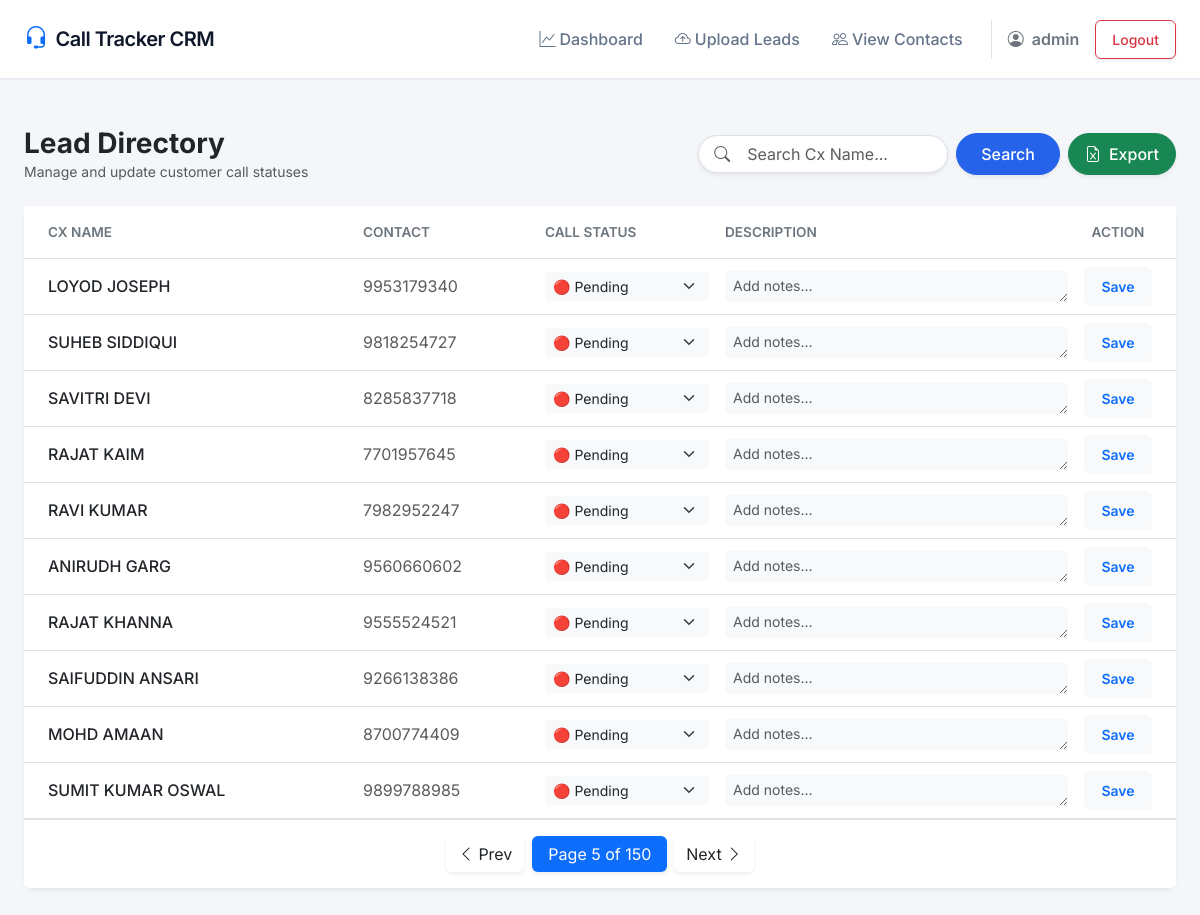
The page /contacts/?page=5 (signed in) on the database its author committed.
### leads/models.py (models this page shows, shortened)
class Contact(models.Model):
    STATUS_CHOICES = [
        ('Pending', 'Pending'),
        ('Connected', 'Connected'),
        ('Not Connected', 'Not Connected'),
    ]
    name = models.CharField(max_length=255)
    phone_number = models.CharField(max_length=20)
    call_status = models.CharField(max_length=20, choices=STATUS_CHOICES, default='Pending')
    description = models.TextField(blank=True, null=True)

### leads/views.py (the view, shortened to what this page needs)
# urls.py: path('contacts/', views.contact_list, name='contact_list'),
@login_required
def contact_list(request):
    if 'clear' in request.GET:
        request.session['last_query'] = ''
        restore_page = request.session.get('pre_search_page', 1)
        return redirect(f"/contacts/?page={restore_page}")
    raw_query = request.GET.get('q', '')
    page_number = request.GET.get('page', 1)
    if not raw_query:
        request.session['pre_search_page'] = page_number
    request.session['last_query'] = raw_query
    request.session['last_page'] = page_number
    cleaned_query = " ".join(raw_query.split())
    if cleaned_query:
        escaped_query = re.escape(cleaned_query)
        regex_pattern = rf'^{escaped_query}[^a-zA-Z0-9]*$'
        contacts = Contact.objects.filter(
            Q(name__iregex=regex_pattern) | Q(phone_number__icontains=cleaned_query)
        ).order_by('id')
    else:
        contacts = Contact.objects.all().order_by('id')
    paginator = Paginator(contacts, 10)
    page_obj = paginator.get_page(page_number)
    return render(request, 'contact_list.html', {'page_obj': page_obj, 'query': raw_query})

### templates/contact_list.html (shortened to what this page needs)
{% extends 'base.html' %}
{% block content %}
<div class="d-flex flex-column flex-md-row justify-content-between align-items-md-center mb-4 gap-3">
    <div>
        <h3 class="mb-0 fw-bold text-dark">Lead Directory</h3>
        <p class="text-muted mb-0 small">Manage and update customer call statuses</p>
    </div>
    <div class="d-flex gap-2 align-items-center">
        <form method="GET" action="" class="d-flex gap-2 align-items-center">
            <div class="position-relative">
                <i class="bi bi-search position-absolute top-50 start-0 translate-middle-y ms-3 text-muted"></i>
                <input type="text" name="q" class="form-control ps-5 rounded-pill shadow-sm" style="width: 250px;" value="{{ query }}" placeholder="Search Cx Name...">
            </div>
            <button type="submit" class="btn btn-primary rounded-pill shadow-sm px-4">Search</button>
        </form>
        <a href="{% url 'export_excel' %}" class="btn btn-success rounded-pill shadow-sm d-flex align-items-center gap-2">
            <i class="bi bi-file-earmark-excel"></i> Export
        </a>
    </div>
</div>
<div class="card">
    <div class="card-body p-0">
        <div class="table-responsive">
            <table class="table table-hover align-middle mb-0">
                <thead class="bg-light">
                    <tr>
                        <th class="text-secondary fw-semibold py-3 ps-4" style="font-size: 0.85rem;">CX NAME</th>
                        <th class="text-secondary fw-semibold py-3" style="font-size: 0.85rem;">CONTACT</th>
                        <th class="text-secondary fw-semibold py-3" style="font-size: 0.85rem; width: 180px;">CALL STATUS</th>
                        <th class="text-secondary fw-semibold py-3" style="font-size: 0.85rem;">DESCRIPTION</th>
                        <th class="text-secondary fw-semibold py-3 pe-4 text-center" style="font-size: 0.85rem; width: 100px;">ACTION</th>
                    </tr>
                </thead>
                <tbody class="border-top-0">
                    {% for contact in page_obj %}
                    <tr>
                        <td class="ps-4 fw-medium text-dark">{{ contact.name }}</td>
                        <td class="text-muted">{{ contact.phone_number }}</td>
                        <td>
                            <select id="status_{{ contact.id }}" class="form-select form-select-sm bg-light border-0 shadow-none">
                                <option value="Pending" {% if contact.call_status == 'Pending' %}selected{% endif %}>🔴 Pending</option>
                            </select>
                        </td>
                        <td>
                            <textarea id="desc_{{ contact.id }}" class="form-control form-control-sm bg-light border-0 shadow-none" rows="1" placeholder="Add notes..."></textarea>
                        </td>
                        <td class="pe-4 text-center">
                            <button type="button" class="btn btn-sm btn-light text-primary fw-semibold save-row-btn w-100" data-id="{{ contact.id }}">
                                Save
                            </button>
                        </td>
                    </tr>
                    {% endfor %}
                </tbody>
            </table>
        </div>
    </div>
    <div class="card-footer bg-white border-top py-3">
        <nav>
            <ul class="pagination justify-content-center mb-0">
                {% if page_obj.has_previous %}
                    <li class="page-item">
                        <a class="page-link shadow-sm text-dark border-0 rounded ms-1" href="?page={{ page_obj.previous_page_number }}{% if query %}&q={{ query }}{% endif %}">
                            <i class="bi bi-chevron-left"></i> Prev
                        </a>
                    </li>
                {% else %}
                    <li class="page-item disabled"><span class="page-link border-0 rounded ms-1 text-muted"><i class="bi bi-chevron-left"></i> Prev</span></li>
                {% endif %}
                <li class="page-item active" aria-current="page">
                    <span class="page-link bg-primary border-0 rounded mx-2 shadow-sm px-3">Page {{ page_obj.number }} of {{ page_obj.paginator.num_pages }}</span>
                </li>
                {% if page_obj.has_next %}
                    <li class="page-item">
                        <a class="page-link shadow-sm text-dark border-0 rounded me-1" href="?page={{ page_obj.next_page_number }}{% if query %}&q={{ query }}{% endif %}">
                            Next <i class="bi bi-chevron-right"></i>
                        </a>
                    </li>
                {% else %}
                    <li class="page-item disabled"><span class="page-link border-0 rounded me-1 text-muted">Next <i class="bi bi-chevron-right"></i></span></li>
                {% endif %}
            </ul>
        </nav>
    </div>
</div>
{% endblock %}

### templates/base.html (shortened to what this page needs)
<!DOCTYPE html>
<html lang="en">
<head>
    <link href="https://cdn.jsdelivr.net/npm/bootstrap@5.3.0/dist/css/bootstrap.min.css" rel="stylesheet">
    <link rel="stylesheet" href="https://cdn.jsdelivr.net/npm/bootstrap-icons@1.11.1/font/bootstrap-icons.css">
</head>
<body>
    <nav class="navbar navbar-expand-lg navbar-light sticky-top py-3">
        <div class="container-fluid px-4">
            <a class="navbar-brand d-flex align-items-center gap-2" href="{% if user.is_authenticated %}{% url 'dashboard' %}{% else %}/accounts/login/{% endif %}">
                <i class="bi bi-headset text-primary fs-4"></i>
                Call Tracker CRM
            </a>
            {% if user.is_authenticated %}
            <div class="collapse navbar-collapse" id="navbarNav">
                <ul class="navbar-nav ms-auto gap-3 align-items-center">
                    <li class="nav-item">
                        <a class="nav-link d-flex align-items-center gap-1" href="{% url 'dashboard' %}">
                            <i class="bi bi-graph-up"></i> Dashboard
                        </a>
                    </li>
                    <li class="nav-item">
                        <a class="nav-link d-flex align-items-center gap-1" href="{% url 'upload_excel' %}">
                            <i class="bi bi-cloud-arrow-up"></i> Upload Leads
                        </a>
                    </li>
                    <li class="nav-item">
                        <a class="nav-link d-flex align-items-center gap-1" href="{% url 'contact_list' %}">
                            <i class="bi bi-people"></i> View Contacts
                        </a>
                    </li>
                    <li class="nav-item border-start ps-3 ms-1 d-flex align-items-center gap-3">
                        <span class="text-secondary fw-semibold"><i class="bi bi-person-circle me-1"></i> {{ user.username }}</span>
                        <form method="post" action="{% url 'logout' %}" class="m-0">
                            <button type="submit" class="btn btn-sm btn-outline-danger shadow-sm">Logout</button>
                        </form>
                    </li>
                </ul>
            </div>
            {% endif %}
        </div>
    </nav>
    <div class="container-fluid px-4 py-5">
        {% block content %}
        {% endblock %}
    </div>
</body>
</html>

### templates/base.html (style rules this page uses)
body { font-family: 'Inter', sans-serif; background-color: #f4f6f9; color: #334155; }
.navbar { background-color: #ffffff; border-bottom: 1px solid #e2e8f0; box-shadow: 0 1px 2px 0 rgba(0, 0, 0, 0.05); }
.navbar-brand { font-weight: 600; color: #0f172a !important; letter-spacing: -0.5px; }
.nav-link { font-weight: 500; color: #64748b !important; transition: color 0.2s; }
.card { border: none; border-radius: 12px; box-shadow: 0 4px 6px -1px rgba(0, 0, 0, 0.05), 0 2px 4px -1px rgba(0, 0, 0, 0.03); }
.btn { font-weight: 500; border-radius: 6px; padding: 0.5rem 1rem; transition: all 0.2s; }
.btn-primary { background-color: #2563eb; border-color: #2563eb; }

### rows shown on the page
Contact: name "LOYOD JOSEPH", phone_number "9953179340", call_status+id "🔴 Pending", id "Add notes..."
Contact: name "SUHEB SIDDIQUI", phone_number "9818254727", call_status+id "🔴 Pending", id "Add notes..."
Contact: name "SAVITRI DEVI", phone_number "8285837718", call_status+id "🔴 Pending", id "Add notes..."
Contact: name "RAJAT KAIM", phone_number "7701957645", call_status+id "🔴 Pending", id "Add notes..."
Contact: name "RAVI KUMAR", phone_number "7982952247", call_status+id "🔴 Pending", id "Add notes..."
Contact: name "ANIRUDH GARG", phone_number "9560660602", call_status+id "🔴 Pending", id "Add notes..."
Contact: name "RAJAT KHANNA", phone_number "9555524521", call_status+id "🔴 Pending", id "Add notes..."
Contact: name "SAIFUDDIN ANSARI", phone_number "9266138386", call_status+id "🔴 Pending", id "Add notes..."
Contact: name "MOHD AMAAN", phone_number "8700774409", call_status+id "🔴 Pending", id "Add notes..."
Contact: name "SUMIT KUMAR OSWAL", phone_number "9899788985", call_status+id "🔴 Pending", id "Add notes..."

### other values the page prints
{{ user.username }} "admin"
{{ page_obj.number }} "5"
{{ page_obj.paginator.num_pages }} "150"
